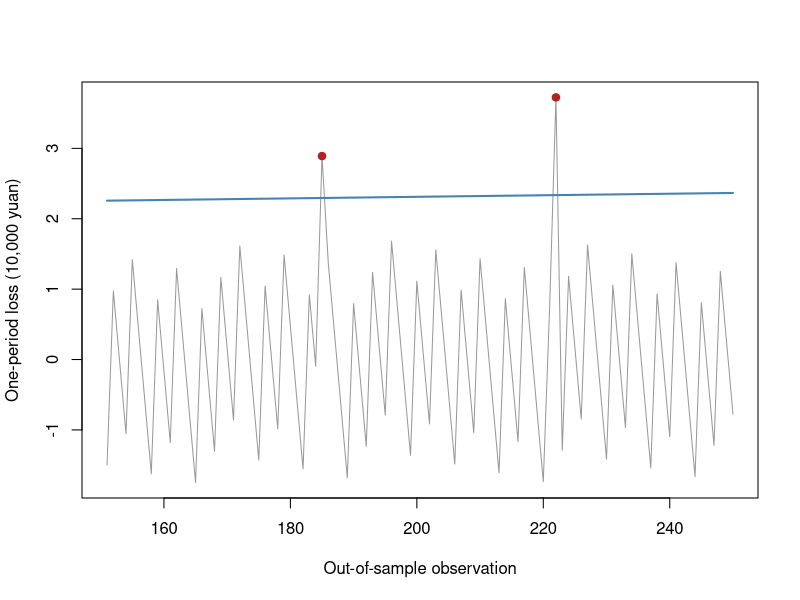

Generate this figure with R:
# 用户填写来源（未核实）：未提供
# 合成教学数据，非真实市场行情
# 单期简单收益，小数；不进行年化或多日缩放
R <- c(-0.006822222222222222,
  0.003316666666666667,
  0.013455555555555556,
  -0.011266666666666668,
  -0.001127777777777778,
  0.00901111111111111,
  -0.01571111111111111,
  -0.005572222222222222,
  0.004566666666666667,
  0.014705555555555555,
  -0.010016666666666669,
  0.00012222222222222224,
  0.010261111111111111,
  -0.014461111111111112,
  -0.004322222222222222,
  0.005816666666666666,
  0.015955555555555556,
  -0.008766666666666667,
  0.0013722222222222224,
  0.01151111111111111,
  -0.013211111111111113,
  -0.003072222222222222,
  0.007066666666666666,
  0.017205555555555557,
  -0.007516666666666665,
  0.0026222222222222224,
  0.012761111111111112,
  -0.011961111111111113,
  -0.0018222222222222223,
  0.008316666666666665,
  -0.016405555555555555,
  -0.006266666666666666,
  0.003872222222222222,
  0.014011111111111111,
  -0.010711111111111112,
  -0.0005722222222222222,
  -0.030433333333333333,
  -0.015155555555555558,
  -0.005016666666666666,
  0.0051222222222222225,
  0.01526111111111111,
  -0.009461111111111113,
  0.0006777777777777778,
  0.010816666666666667,
  -0.013905555555555556,
  -0.0037666666666666664,
  0.006372222222222223,
  0.016511111111111112,
  -0.008211111111111112,
  0.0019277777777777778,
  0.012066666666666667,
  -0.012655555555555557,
  -0.0025166666666666666,
  0.007622222222222222,
  0.017761111111111113,
  -0.0069611111111111115,
  0.003177777777777778,
  0.013316666666666668,
  -0.011405555555555556,
  -0.0012666666666666666,
  0.008872222222222222,
  -0.01585,
  -0.005711111111111111,
  0.004427777777777778,
  0.014566666666666667,
  -0.010155555555555557,
  -0.00001666666666666662,
  0.010122222222222222,
  -0.0146,
  -0.004461111111111111,
  0.005677777777777778,
  0.015816666666666666,
  -0.008905555555555557,
  -0.03876666666666667,
  0.011372222222222223,
  -0.01335,
  -0.0032111111111111108,
  0.006927777777777778,
  0.017066666666666667,
  -0.007655555555555555,
  0.0024833333333333335,
  0.012622222222222222,
  -0.012100000000000001,
  -0.001961111111111111,
  0.008177777777777779,
  -0.016544444444444445,
  -0.006405555555555556,
  0.0037333333333333333,
  0.013872222222222223,
  -0.01085,
  -0.0007111111111111111,
  0.009427777777777778,
  -0.015294444444444446,
  -0.005155555555555556,
  0.0049833333333333335,
  0.015122222222222223,
  -0.009600000000000001,
  0.0005388888888888889,
  0.010677777777777776,
  -0.014044444444444444,
  -0.0039055555555555553,
  0.006233333333333334,
  0.016372222222222226,
  -0.008350000000000002,
  0.001788888888888889,
  0.011927777777777777,
  -0.012794444444444445,
  -0.0026555555555555555,
  0.007483333333333334,
  0.017622222222222223,
  -0.0471,
  0.003038888888888889,
  0.013177777777777776,
  -0.011544444444444446,
  -0.0014055555555555555,
  0.008733333333333333,
  -0.01598888888888889,
  -0.00585,
  0.004288888888888889,
  0.014427777777777777,
  -0.010294444444444445,
  -0.00015555555555555554,
  0.009983333333333334,
  -0.01473888888888889,
  -0.0046,
  0.005538888888888888,
  0.015677777777777777,
  -0.009044444444444445,
  0.0010944444444444445,
  0.011233333333333331,
  -0.013488888888888889,
  -0.0033499999999999997,
  0.006788888888888889,
  0.016927777777777778,
  -0.007794444444444445,
  0.0023444444444444446,
  0.012483333333333332,
  -0.01223888888888889,
  -0.0021,
  0.008038888888888889,
  -0.01668333333333333,
  -0.006544444444444444,
  0.0035944444444444444,
  0.013733333333333332,
  -0.01098888888888889,
  -0.0008500000000000001,
  0.009288888888888888,
  -0.055433333333333334,
  -0.0052944444444444445,
  0.004844444444444445,
  0.014983333333333333,
  -0.009738888888888889,
  0.0004,
  0.010538888888888888,
  -0.014183333333333334,
  -0.004044444444444444,
  0.006094444444444445,
  0.016233333333333332,
  -0.00848888888888889,
  0.00165,
  0.011788888888888889,
  -0.012933333333333333,
  -0.002794444444444444,
  0.007344444444444444,
  0.017483333333333333,
  -0.0072388888888888885,
  0.0029000000000000002,
  0.013038888888888888,
  -0.011683333333333334,
  -0.0015444444444444446,
  0.008594444444444444,
  -0.016127777777777776,
  -0.005988888888888888,
  0.00415,
  0.014288888888888887,
  -0.010433333333333333,
  -0.00029444444444444445,
  0.009844444444444444,
  -0.014877777777777778,
  -0.004738888888888888,
  0.0054,
  0.015538888888888889,
  -0.009183333333333335,
  0.0009555555555555556,
  -0.028905555555555552,
  -0.013627777777777779,
  -0.003488888888888889,
  0.0066500000000000005,
  0.01678888888888889,
  -0.007933333333333334,
  0.0022055555555555557,
  0.012344444444444444,
  -0.012377777777777777,
  -0.002238888888888889,
  0.007899999999999999,
  -0.01682222222222222,
  -0.006683333333333334,
  0.003455555555555556,
  0.013594444444444444,
  -0.011127777777777778,
  -0.000988888888888889,
  0.00915,
  -0.015572222222222225,
  -0.005433333333333333,
  0.004705555555555556,
  0.014844444444444443,
  -0.009877777777777777,
  0.00026111111111111116,
  0.0104,
  -0.014322222222222224,
  -0.004183333333333333,
  0.005955555555555556,
  0.016094444444444446,
  -0.00862777777777778,
  0.001511111111111111,
  0.011649999999999999,
  -0.013072222222222225,
  -0.002933333333333333,
  0.007205555555555556,
  0.017344444444444447,
  -0.007377777777777778,
  -0.03723888888888889,
  0.0129,
  -0.011822222222222224,
  -0.0016833333333333333,
  0.008455555555555555,
  -0.016266666666666665,
  -0.006127777777777778,
  0.004011111111111111,
  0.01415,
  -0.010572222222222224,
  -0.00043333333333333326,
  0.009705555555555556,
  -0.015016666666666668,
  -0.004877777777777778,
  0.005261111111111111,
  0.015399999999999999,
  -0.009322222222222223,
  0.0008166666666666667,
  0.010955555555555555,
  -0.013766666666666668,
  -0.0036277777777777775,
  0.006511111111111112,
  0.01665,
  -0.008072222222222224,
  0.0020666666666666667,
  0.012205555555555555,
  -0.012516666666666669,
  -0.0023777777777777777,
  0.007761111111111112)
n <- length(R)
N <- 1000000
gamma <- 0.95
k <- 30
lambda <- 0.94
omega <- 0.000002
a <- 0.08
b <- 0.9
threshold <- 0.8
train <- 150
L <- -N*R
dates <- seq_len(n)
stopifnot(n>=2,all(is.finite(R)),all(R>=-1),N>0,gamma>0,gamma<1)

risk <- function(r, gamma, N) {
  L <- -N*r; x <- sort(L); n <- length(L); j <- seq_len(n)
  w <- pmax(0,pmin(j/n-gamma,1/n)); z <- qnorm(gamma)
  c(hVaR=unname(quantile(L,gamma,type=1)),hES=sum(x*w)/(1-gamma),
    nVaR=mean(L)+sd(L)*z,nES=mean(L)+sd(L)*dnorm(z)/(1-gamma))
}
dynamic <- function(R,gamma,N,k,lambda,omega,a,b,model,h0=NULL) {
  stopifnot(k>=2,k<length(R),k==floor(k),lambda>0,lambda<1)
  if(model=="garch")stopifnot(omega>0,a>=0,b>=0,a+b<1)
  n <- length(R); mu <- mean(R[seq_len(k)]); h <- rep(NA_real_,n+1)
  h[k+1] <- if(is.null(h0))var(R[seq_len(k)])else h0
  stopifnot(is.finite(h[k+1]),h[k+1]>=0)
  for(t in seq.int(k+1,n)) {
    # h[t] is predicted before observing R[t]; update only h[t+1]
    h[t+1] <- if(model=="ewma") lambda*h[t]+(1-lambda)*(R[t]-mu)^2 else
      omega+a*(R[t]-mu)^2+b*h[t]
  }
  sigma <- sqrt(h); z <- qnorm(gamma)
  list(h=h,sigma=sigma,VaR=N*(-mu+sigma*z),
    ES=N*(-mu+sigma*dnorm(z)/(1-gamma)),mu=mu)
}
# Deterministic Nelder-Mead, same objective and stopping rule as browser.
nm <- function(fn,start) {
  v <- rbind(start,start+c(.12,0),start+c(0,.18)); f <- apply(v,1,fn)
  for(iter in 0:1999) {
    ord <- order(f); v <- v[ord,,drop=FALSE]; f <- f[ord]
    spread <- max(abs(sweep(v[-1,,drop=FALSE],2,v[1,],"-")))
    if(spread<1e-8 && abs(f[3]-f[1])<1e-9)
      return(list(par=v[1,],value=f[1],converged=is.finite(f[1]),iter=iter))
    cent <- (v[1,]+v[2,])/2; r <- cent+(cent-v[3,]); fr <- fn(r)
    if(fr<f[1]) {
      e <- cent+2*(cent-v[3,]); fe <- fn(e)
      if(fe<fr){v[3,]<-e;f[3]<-fe}else{v[3,]<-r;f[3]<-fr}
    } else if(fr<f[2]) {v[3,]<-r;f[3]<-fr} else {
      outside <- fr<f[3]; cx <- cent+.5*((if(outside) r else v[3,])-cent)
      fc <- fn(cx)
      if(fc<(if(outside) fr else f[3])){v[3,]<-cx;f[3]<-fc}else{
        for(j in 2:3){v[j,]<-(v[j,]+v[1,])/2;f[j]<-fn(v[j,])}
      }
    }
  }
  list(par=v[which.min(f),],value=min(f),converged=FALSE,iter=2000)
}
gpd_risk <- function(u,pu,xi,b,gamma) {
  stopifnot(b>0,pu>0,pu<=1,gamma>0,gamma<1)
  if(1-gamma>=pu) stop("Target quantile must exceed threshold")
  lr <- log(pu/(1-gamma))
  VaR <- u+b*if(abs(xi)<1e-8) lr else expm1(xi*lr)/xi
  ES <- if(xi>=1) Inf else VaR+(b+xi*(VaR-u))/(1-xi)
  c(VaR=VaR,ES=ES)
}
fit_gpd <- function(R,gamma,N,threshold) {
  L <- -N*R; u <- unname(quantile(L,threshold,type=1)); Y <- L[L>u]-u
  nu <- length(Y); pu <- nu/length(L)
  if(nu<20) stop("Fewer than 20 strict threshold exceedances")
  scale <- mean(Y); if(!is.finite(scale)||scale<=0)stop("Degenerate tail")
  y <- Y/scale
  fn <- function(par) {
    xi<-par[1];lb<-par[2]
    if(xi<=-.49||xi>=5||lb< -20||lb>20)return(1e100)
    b<-exp(lb); if(any(1+xi*y/b<=0))return(1e100)
    length(y)*lb+if(abs(xi)<1e-8)sum(y/b) else (1+1/xi)*sum(log1p(xi*y/b))
  }
  fits <- lapply(c(-.2,.1,.6,1.2),function(x)nm(fn,c(x,0)))
  fits <- Filter(function(x)x$converged&&x$value<1e99,fits)
  if(!length(fits))stop("GPD optimization failed")
  fit<-fits[[which.min(sapply(fits,function(x)x$value))]]
  xi<-fit$par[1];b<-exp(fit$par[2])*scale
  if(xi < -.4899||xi>4.9999)stop("GPD shape search boundary: unstable fit")
  est<-gpd_risk(u,pu,xi,b,gamma)
  list(u=u,Y=Y,nu=nu,pu=pu,xi=xi,b=b,VaR=est[[1]],ES=est[[2]],
    logLikelihood=-fit$value-nu*log(scale),converged=TRUE)
}
kupiec <- function(n,x,p0) {
  stopifnot(n>=1,x>=0,x<=n,p0>0,p0<1)
  term <- function(count,p)if(count==0)0 else count*log(p)
  phat<-x/n;ll0<-term(x,p0)+term(n-x,1-p0)
  ll1<-term(x,phat)+term(n-x,1-phat)
  LR<-max(0,2*(ll1-ll0))
  c(n=n,x=x,rate=phat,p0=p0,LR=LR,p=pchisq(LR,df=1,lower.tail=FALSE))
}
backtest <- function(R,gamma,N,train,lambda,omega,a,b) {
  stopifnot(train>=30,length(R)-train>=20)
  n<-length(R); ids<-seq.int(train+1,n); L<- -N*R[ids]
  static<-risk(R[seq_len(train)],gamma,N)
  ew<-dynamic(R,gamma,N,train,lambda,omega,a,b,"ewma")
  ga<-tryCatch(dynamic(R,gamma,N,train,lambda,omega,a,b,"garch"),error=function(e)list(error=conditionMessage(e)))
  predictions<-list(historical=list(VaR=rep(static[1],length(ids)),ES=rep(static[2],length(ids))),
    normal=list(VaR=rep(static[3],length(ids)),ES=rep(static[4],length(ids))),
    ewma=list(VaR=ew$VaR[ids],ES=ew$ES[ids]),garch=if(is.null(ga$error))list(VaR=ga$VaR[ids],ES=ga$ES[ids])else ga)
  models<-lapply(predictions,function(p){
    if(!is.null(p$error))return(p)
    valid<-is.finite(L)&is.finite(p$VaR);hit<-valid&L>p$VaR
    es_ids<-hit&is.finite(p$ES)
    actual<-if(any(es_ids))mean(L[es_ids])else NA_real_
    predicted<-if(any(es_ids))mean(p$ES[es_ids])else NA_real_
    list(VaR=p$VaR,ES=p$ES,hits=which(hit),
      test=kupiec(sum(valid),sum(hit),1-gamma),
      meanActual=actual,meanES=predicted,bias=actual-predicted)
  })
  list(L=L,ids=ids,models=models)
}
# Conditional Gaussian GARCH fit: fixed training mean, h[1]=training sample variance.
# Scale residuals by training SD for optimization; transform variance back afterward.
gdecode <- function(t) {
  ea<-exp(t[2]);eb<-exp(t[3]);den<-1+ea+eb
  c(w=exp(t[1]),a=ea/den,b=eb/den)
}
gsimplex <- function(fn,start,maxIter=1800) {
  d<-length(start);v<-rbind(start,matrix(rep(start,d),nrow=d,byrow=TRUE)+diag(.25,d))
  f<-apply(v,1,fn)
  for(it in seq_len(maxIter)-1) {
    ord<-order(f);v<-v[ord,,drop=FALSE];f<-f[ord]
    spread<-max(abs(sweep(v[-1,,drop=FALSE],2,v[1,],"-")))
    if(spread<1e-6&&f[d+1]-f[1]<1e-8)
      return(list(par=v[1,],value=f[1],converged=TRUE,iterations=it))
    cent<-colMeans(v[seq_len(d),,drop=FALSE]);r<-2*cent-v[d+1,];fr<-fn(r)
    if(fr<f[1]){e<-cent+2*(r-cent);fe<-fn(e)
      if(fe<fr){v[d+1,]<-e;f[d+1]<-fe}else{v[d+1,]<-r;f[d+1]<-fr}
    }else if(fr<f[d]){v[d+1,]<-r;f[d+1]<-fr}else{
      outside<-fr<f[d+1];cx<-cent+.5*((if(outside)r else v[d+1,])-cent);fc<-fn(cx)
      if(fc<(if(outside)fr else f[d+1])){v[d+1,]<-cx;f[d+1]<-fc}else{
        for(j in 2:(d+1)){v[j,]<-(v[j,]+v[1,])/2;f[j]<-fn(v[j,])}
      }
    }
  }
  j<-which.min(f);list(par=v[j,],value=f[j],converged=FALSE,iterations=maxIter)
}
garch_objective <- function(eps,t) {
  if(any(!is.finite(t))||any(abs(t)>20))return(1e100)
  p<-gdecode(t);if(p[2]+p[3]>=1)return(1e100)
  h<-1;f<-0
  for(z in eps){
    if(!is.finite(h)||h<=0)return(1e100)
    f<-f+.5*(log(2*pi)+log(h)+z*z/h)
    h<-p[1]+p[2]*z*z+p[3]*h
  }
  if(is.finite(f))f else 1e100
}
fit_garch <- function(trainR,maxIter=1800) {
  stopifnot(all(is.finite(trainR)),all(trainR>=-1))
  n<-length(trainR);if(n<60)stop("GARCH needs at least 60 training observations")
  mu<-mean(trainR);s2<-var(trainR);scale<-sqrt(s2)
  if(!is.finite(scale)||scale<=1e-12*max(1,abs(mu)))stop("Near-constant training returns")
  eps<-(trainR-mu)/scale;fn<-function(t)garch_objective(eps,t)
  original<-rbind(c(.05,.08,.87),c(.1,.15,.75),c(.5,.1,.4),
    c(.9,.05,.05),c(.01,.12,.87),c(.2,.6,.2))
  starts<-t(apply(original,1,function(p)c(log(p[1]),log(p[2]/(1-p[2]-p[3])),log(p[3]/(1-p[2]-p[3])))))
  attempts<-lapply(seq_len(nrow(starts)),function(i){
    v<-gsimplex(fn,starts[i,],maxIter)
    local<-v$converged&&all(sapply(seq_along(v$par),function(j)all(sapply(c(-1,1),function(sign){
      t<-v$par;t[j]<-t[j]+sign*1e-4;fn(t)>=v$value-1e-6
    }))))
    v$accepted<-v$converged&&local&&v$value<1e99;v
  })
  valid<-Filter(function(v)v$accepted,attempts)
  if(!length(valid))stop("GARCH optimization failed: no teaching-parameter fallback")
  best<-valid[[which.min(sapply(valid,function(v)v$value))]]
  p<-gdecode(best$par);omega<-p[1]*s2;a<-p[2];b<-p[3];h<-numeric(n+1);h[1]<-s2
  for(t in seq_len(n))h[t+1]<-omega+a*(trainR[t]-mu)^2+b*h[t]
  stopifnot(omega>0,a>=0,b>=0,a+b<1,all(is.finite(h)),all(h>0))
  list(omega=unname(omega),a=unname(a),b=unname(b),mu=mu,initial=s2,
    scale=scale,n=n,h=h,theta=best$par,logLikelihood=-best$value-n*log(scale),
    converged=TRUE,iterations=best$iterations,attempts=attempts)
}
garch_forecast <- function(R,gamma,N,train,fit) {
  stopifnot(train==fit$n,train>=60,train<length(R))
  n<-length(R);h<-rep(NA_real_,n+1);h[train+1]<-fit$h[train+1]
  for(t in seq.int(train+1,n))h[t+1]<-fit$omega+fit$a*(R[t]-fit$mu)^2+fit$b*h[t]
  sigma<-sqrt(h);z<-qnorm(gamma)
  list(h=h,sigma=sigma,VaR=N*(-fit$mu+sigma*z),
    ES=N*(-fit$mu+sigma*dnorm(z)/(1-gamma)),mu=fit$mu)
}
# Fixed initial training estimation + sequential test variance updates; no daily refitting.
garch_estimated_backtest <- function(bt,R,gamma,N,train) {
  attempt<-tryCatch({f<-fit_garch(R[seq_len(train)]);g<-garch_forecast(R,gamma,N,train,f);
    ids<-bt$ids;V<-g$VaR[ids];E<-g$ES[ids];hit<-bt$L>V
    actual<-if(any(hit))mean(bt$L[hit])else NA_real_
    predicted<-if(any(hit))mean(E[hit])else NA_real_
    list(fit=f,model=list(VaR=V,ES=E,hits=which(hit),test=kupiec(length(ids),sum(hit),1-gamma),
      meanActual=actual,meanES=predicted,bias=actual-predicted))},error=function(e)list(error=conditionMessage(e)))
  bt$fit<-attempt$fit;bt$models$garchFit<-if(is.null(attempt$error))attempt$model else list(error=attempt$error)
  bt
}


bt <- backtest(R,gamma,N,train,lambda,omega,a,b)
bt <- garch_estimated_backtest(bt,R,gamma,N,train)
selected <- "garchFit"
current <- bt$models[[selected]]
if(!is.null(current$error))message(current$error)

if(is.null(current$error)) {
print(current$test)
print(c(mean_actual_tail=current$meanActual,mean_predicted_ES=current$meanES,
  descriptive_bias=current$bias))
print(data.frame(date=dates[bt$ids],actual=bt$L,VaR=current$VaR,ES=current$ES,
  exceed=bt$L>current$VaR))
}

if(is.null(current$error)) {
plot(bt$ids,bt$L/10000,type="l",col="grey60",
 ylim=range(c(bt$L,current$VaR))/10000,
 xlab="Out-of-sample observation",ylab="One-period loss (10,000 yuan)")
lines(bt$ids,current$VaR/10000,col="steelblue",lwd=2)
if(length(current$hits))points(bt$ids[current$hits],bt$L[current$hits]/10000,col="firebrick",pch=19)
}
